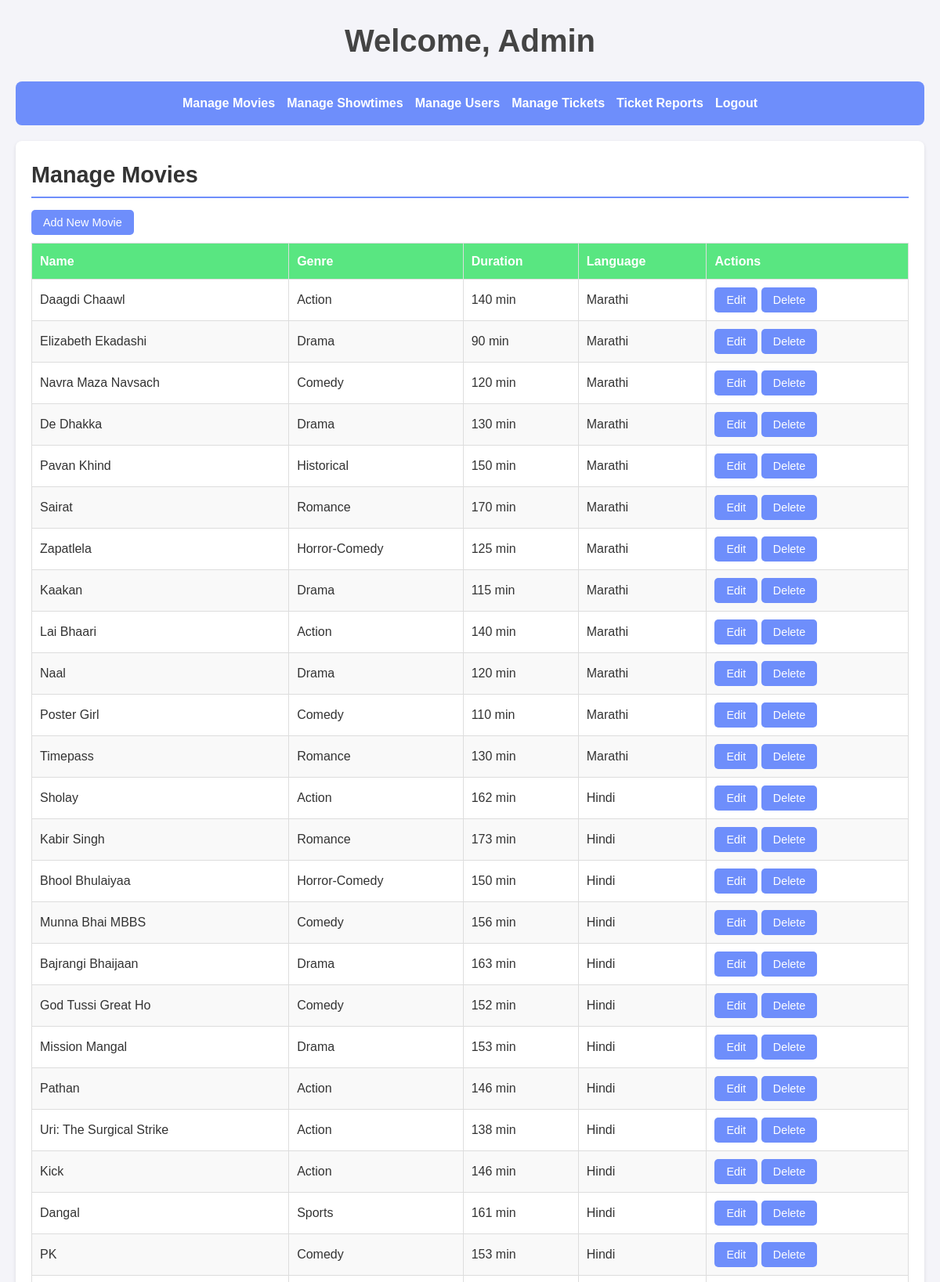
Page /admin/admin_dashboard.php (signed in, upper part) on the committed database.
### tables this page shows
CREATE TABLE movie (
    movie_id INT AUTO_INCREMENT PRIMARY KEY,
    name VARCHAR(255),
    genre VARCHAR(255),
    duration INT,
    language VARCHAR(255),
    description TEXT,
    poster VARCHAR(255)
);

### admin/admin_dashboard.php (the view, shortened to what this page needs)
<?php
include '../database/db_connection.php';
$movies = $conn->query("SELECT * FROM movie");
?>
<!DOCTYPE html>
<html lang="en">
<head>
    <link rel="stylesheet" href="../css/admin_style.css">
</head>
<body>
    <h1>Welcome, Admin</h1>
    <nav>
        <ul>
            <li><a href="#manage-movies">Manage Movies</a></li>
            <li><a href="#manage-showtimes">Manage Showtimes</a></li>
            <li><a href="#manage-users">Manage Users</a></li>
            <li><a href="#manage-tickets">Manage Tickets</a></li>
            <li><a href="ticket_reports.php">Ticket Reports</a></li>
            <li><a href="../main.php">Logout</a></li>
        </ul>
    </nav>
    <section id="manage-movies">
        <h2>Manage Movies</h2>
        <form action="add_movie.php" method="get">
            <button type="submit">Add New Movie</button>
        </form>
        <table>
            <thead>
                <tr>
                    <th>Name</th>
                    <th>Genre</th>
                    <th>Duration</th>
                    <th>Language</th>
                    <th>Actions</th>
                </tr>
            </thead>
            <tbody>
                <?php while ($movie = $movies->fetch_assoc()) { ?>
                <tr>
                    <td><?php echo htmlspecialchars($movie['name']); ?></td>
                    <td><?php echo htmlspecialchars($movie['genre']); ?></td>
                    <td><?php echo htmlspecialchars($movie['duration']); ?> min</td>
                    <td><?php echo htmlspecialchars($movie['language']); ?></td>
                    <td>
                        <form action="edit_movie.php" method="get" style="display:inline;">
                            <button type="submit">Edit</button>
                        </form>
                        <form method="post" style="display:inline;">
                            <button type="submit" name="delete_movie">Delete</button>
                        </form>
                    </td>
                </tr>
                <?php } ?>
            </tbody>
        </table>
    </section>
</body>
</html>

### css/admin_style.css (style rules this page uses)
* { margin: 0; padding: 0; box-sizing: border-box; }
body { font-family: Arial, sans-serif; line-height: 1.6; background: #f4f4f9; color: #333; padding: 20px; }
h1 { font-size: 2.5rem; color: #444; text-align: center; margin-bottom: 20px; }
nav { background: #6e8efb; color: #fff; padding: 15px 20px; border-radius: 8px; margin-bottom: 20px; text-align: center; }
nav ul { list-style: none; display: flex; justify-content: center; gap: 15px; }
nav ul li { display: inline; }
nav ul li a { color: #fff; text-decoration: none; font-weight: bold; transition: color 0.3s ease; }
section { margin-bottom: 30px; padding: 20px; background: #fff; border-radius: 8px; box-shadow: 0 2px 5px rgba(0, 0, 0, 0.1); }
section h2 { margin-bottom: 15px; font-size: 1.8rem; color: #333; border-bottom: 2px solid #6e8efb; padding-bottom: 5px; }
table { width: 100%; border-collapse: collapse; margin-top: 10px; }
table th, table td { padding: 10px; text-align: left; border: 1px solid #ddd; }
table th { background: #59e681; color: #fff; font-weight: bold; }
table tr:nth-child(even) { background: #f9f9f9; }
button, input[type="submit"] { padding: 8px 15px; background: #6e8efb; color: #fff; border: none; border-radius: 5px; cursor: pointer; font-size: 0.9rem; transition: background 0.3s ease; }
form { display: inline; }
a { color: #6e8efb; text-decoration: none; font-weight: bold; transition: color 0.3s ease; }

### rows in the picture
movie: name "Daagdi Chaawl", genre "Action", duration "140", language "Marathi"
movie: name "Elizabeth Ekadashi", genre "Drama", duration "90", language "Marathi"
movie: name "Navra Maza Navsach", genre "Comedy", duration "120", language "Marathi"
movie: name "De Dhakka", genre "Drama", duration "130", language "Marathi"
movie: name "Pavan Khind", genre "Historical", duration "150", language "Marathi"
movie: name "Sairat", genre "Romance", duration "170", language "Marathi"
movie: name "Zapatlela", genre "Horror-Comedy", duration "125", language "Marathi"
movie: name "Kaakan", genre "Drama", duration "115", language "Marathi"
movie: name "Lai Bhaari", genre "Action", duration "140", language "Marathi"
movie: name "Naal", genre "Drama", duration "120", language "Marathi"
movie: name "Poster Girl", genre "Comedy", duration "110", language "Marathi"
movie: name "Timepass", genre "Romance", duration "130", language "Marathi"
movie: name "Sholay", genre "Action", duration "162", language "Hindi"
movie: name "Kabir Singh", genre "Romance", duration "173", language "Hindi"
movie: name "Bhool Bhulaiyaa", genre "Horror-Comedy", duration "150", language "Hindi"
movie: name "Munna Bhai MBBS", genre "Comedy", duration "156", language "Hindi"
movie: name "Bajrangi Bhaijaan", genre "Drama", duration "163", language "Hindi"
movie: name "God Tussi Great Ho", genre "Comedy", duration "152", language "Hindi"
movie: name "Mission Mangal", genre "Drama", duration "153", language "Hindi"
movie: name "Pathan", genre "Action", duration "146", language "Hindi"
movie: name "Uri: The Surgical Strike", genre "Action", duration "138", language "Hindi"
movie: name "Kick", genre "Action", duration "146", language "Hindi"
movie: name "Dangal", genre "Sports", duration "161", language "Hindi"
movie: name "PK", genre "Comedy", duration "153", language "Hindi"
